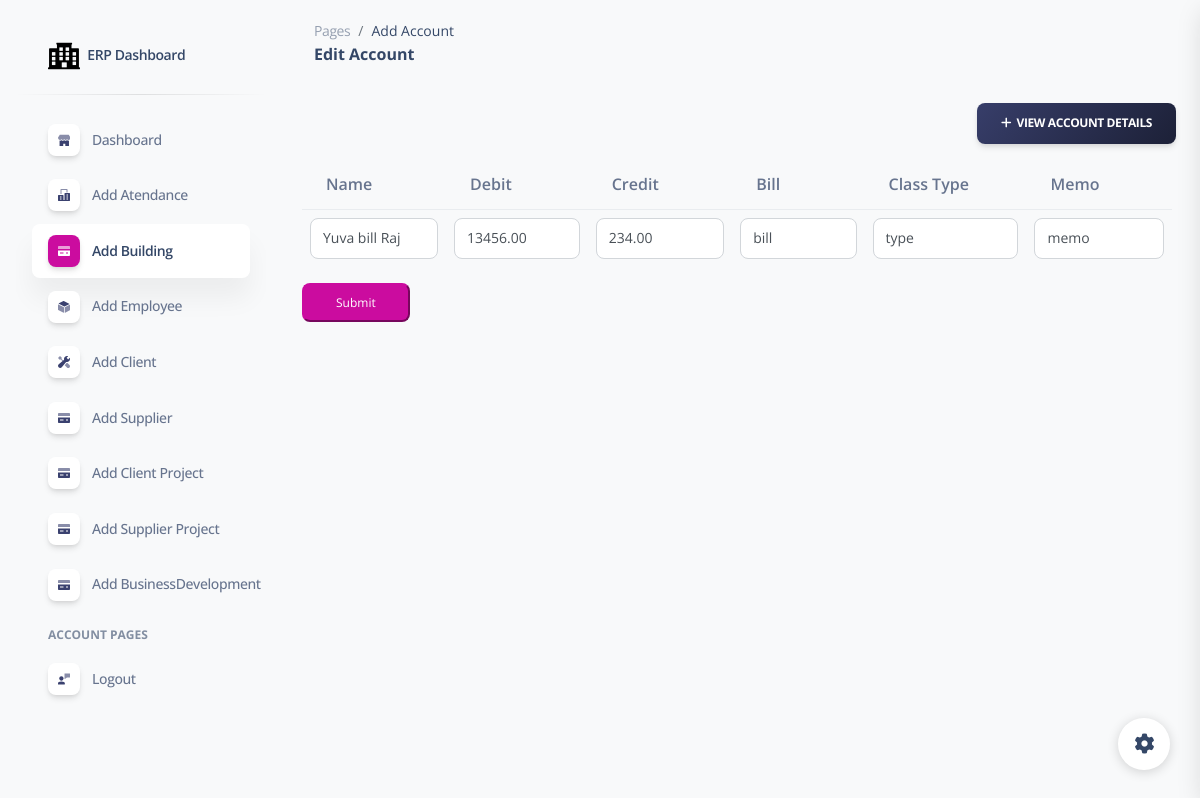
Page /editaccounts/1/ (signed in) on the earlier database version.
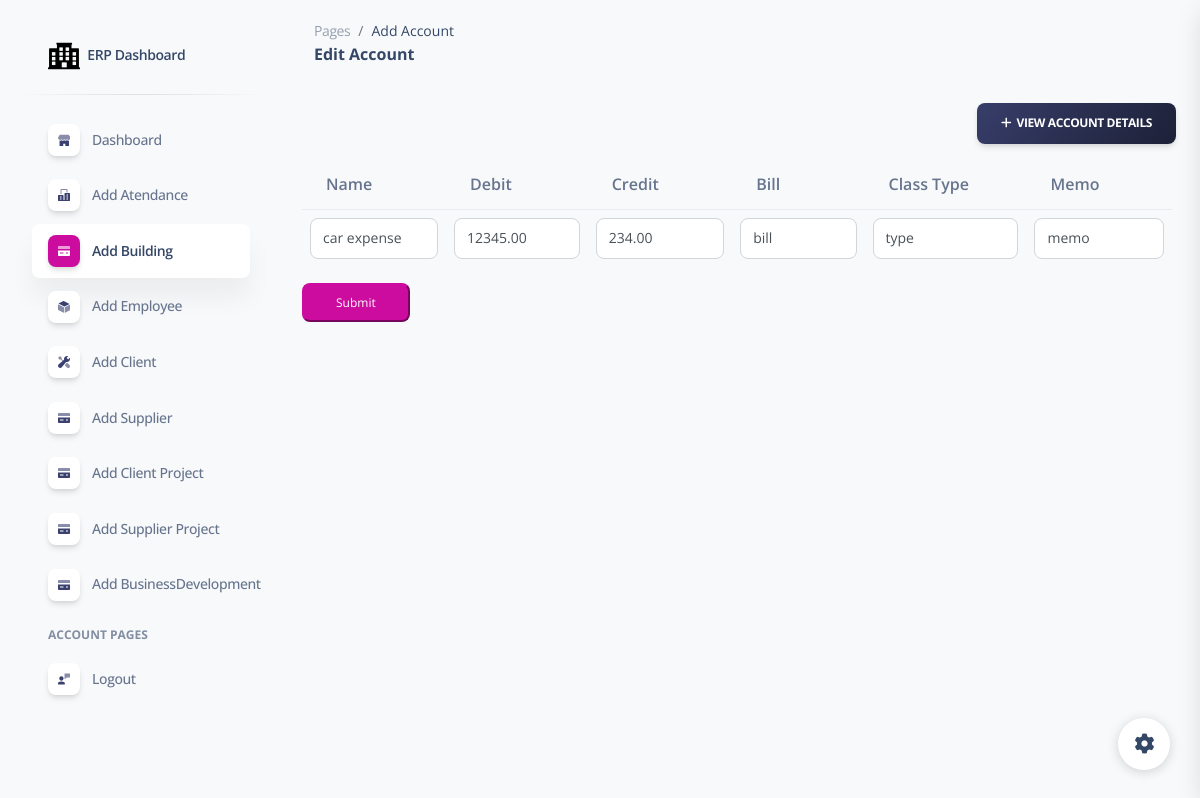
Same page on the later database version.
### erpapp/models.py (models this page shows, shortened)
class Account(models.Model):
    entry_collection = models.ForeignKey(TallyEntryCollection, on_delete=models.CASCADE, related_name='tallyentry_set')
    name = models.CharField(max_length=255)
    bill = models.CharField(max_length=255)
    class_type = models.CharField(max_length=255)
    deb = models.DecimalField(max_digits=10, decimal_places=2)
    credit = models.DecimalField(max_digits=10, decimal_places=2)
    memo = models.CharField(max_length=255)

### erpapp/views.py (the view)
# urls.py: path('editaccounts/<int:entry_id>/', edit_account, name='edit_account'),
@login_required
def edit_account(request, entry_id):
    entry = get_object_or_404(Account, id=entry_id)
    entry_collection = entry.entry_collection
    if request.method == 'POST':
        form = AccountForm(request.POST, instance=entry)
        if form.is_valid():
            form.save()
            return redirect('account_list')  # Redirect to the success page or any other page as needed
    else:
        form = AccountForm(instance=entry)
    return render(request, 'edit_account.html', {'form': form, 'entry_collection': entry_collection})

### erpapp/forms.py
class AccountForm(forms.ModelForm):
    class Meta:
        model = Account
        exclude = ['entry_collection', 'date']
        fields = ['name', 'bill', 'class_type', 'deb', 'credit', 'memo']
    def __init__(self, *args, **kwargs):
        super().__init__(*args, **kwargs)
        for field_name, field in self.fields.items():
            field.required = False
            field.widget.attrs.update({'class': 'form-control'})

### erpapp/templates/edit_account.html (shortened to what the changed rows need)
{% extends 'base.html' %}
{% load static %}
{% block content %}
<!DOCTYPE html>
<html lang="en">
<head>
  <link href="{% static  'css/nucleo-icons.css' %}" rel="stylesheet" />
  <link href="{% static  'css/nucleo-svg.css' %}" rel="stylesheet" />
  <link href="{% static '/css/nucleo-svg.css' %}" rel="stylesheet" />
  <link id="pagestyle" href="{% static 'css/soft-ui-dashboard.css' %}" rel="stylesheet" />
</head>
<body class="g-sidenav-show  bg-gray-100">
<main class="main-content position-relative max-height-vh-100 h-100 mt-1 border-radius-lg ">
    <div class="container-fluid py-4">
      <div class="row">
          <div class="col-lg-12">
              <div class="row">
                  <div class="card-body p-3">
                      <form method="post">
                          <div class="table-responsive">
                              <table class="table">
                                  <thead>
                                      <tr>
                                          <th>Name</th>
                                          <th>Debit</th>
                                          <th>Credit</th>
                                          <th>Bill</th>
                                          <th>Class Type</th>
                                          <th>Memo</th>
                                      </tr>
                                  </thead>
                                  <tbody>
                                      <tr>
                                          <td>{{ form.name }}</td>
                                          <td>{{ form.deb }}</td>
                                          <td>{{ form.credit }}</td>
                                          <td>{{ form.bill }}</td>
                                          <td>{{ form.class_type }}</td>
                                          <td>{{ form.memo }}</td>
                                      </tr>
                                  </tbody>
                              </table>
                          </div>
                      </form>
                  </div>
              </div>
          </div>
      </div>
  </div>
{% endblock %}

Differences in the rows shown:
changed Account "bill": name "Yuva bill Raj" → "car expense"; deb "13456.00" → "12345.00"
